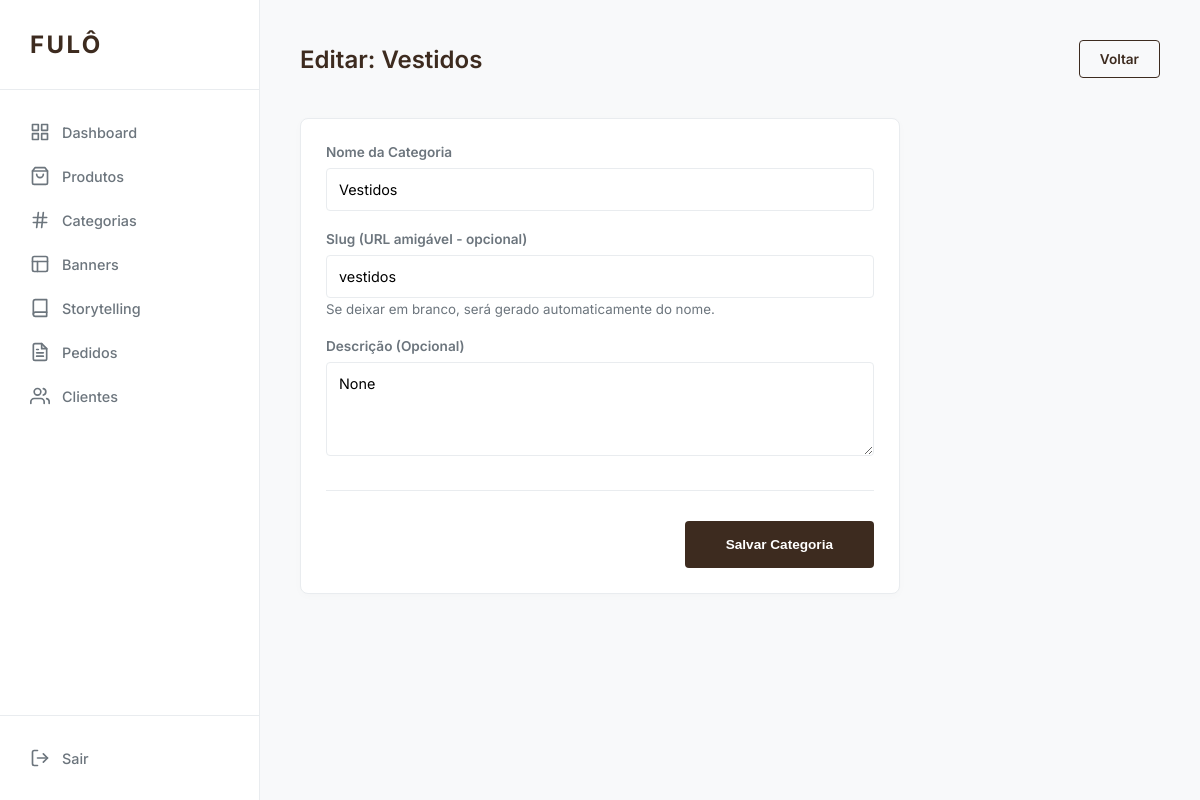
Page /admin/categories/edit/1 (signed in) on the committed database.
### app/models/product.py (models this page shows, shortened)
class Category(db.Model, TimestampMixin):
    __tablename__ = 'categories'
    id = db.Column(db.Integer, primary_key=True)
    name = db.Column(db.String(50), nullable=False, unique=True)
    slug = db.Column(db.String(60), unique=True)
    description = db.Column(db.Text)
    products = db.relationship('Product', backref='category_rel', lazy=True)

### app/routes/admin.py (the view, shortened to what this page needs)
@admin_bp.route('/categories/edit/<int:id>', methods=['GET', 'POST'])
@login_required
@admin_required
def category_edit(id):
    category = Category.query.get_or_404(id)
    return render_template('admin/categories/form.html', category=category)

### app/routes/admin.py (called while the page is built)
def admin_required(f):
    @wraps(f)
    def decorated_function(*args, **kwargs):
        if not current_user.is_authenticated or not current_user.is_admin:
            flash('Acesso restrito a administradores.', 'danger')
            return redirect(url_for('auth.login'))
        return f(*args, **kwargs)
    return decorated_function

### app/services/cart_service.py (called while the page is built, shortened)
    @staticmethod
    def get_cart_data(user=None):
        items_data = []
        total = 0
        if user and user.is_authenticated:
            cart = Cart.query.filter_by(user_id=user.id).first()
            if cart:
                for item in cart.items:
                    product = item.product
                    subtotal = product.price * item.quantity
                    items_data.append({
                        'product_id': product.id,
                        'name': product.name,
                        'price': float(product.price),
                        'quantity': item.quantity,
                        'image_url': product.image_url,
                        'subtotal': float(subtotal)
                    })
                    total += subtotal
        return items_data, float(total)

### templates/admin/categories/form.html (shortened to what this page needs)
{% extends "admin/base_admin.html" %}
{% block content %}
<div class="header-actions">
    <h2>{% if category %}Editar: {{ category.name }}{% else %}Nova Categoria{% endif %}</h2>
    <a href="{{ url_for('admin.categories') }}" class="btn btn-outline">Voltar</a>
</div>
<form action="{% if category %}{{ url_for('admin.category_edit', id=category.id) }}{% else %}{{ url_for('admin.category_add') }}{% endif %}" method="POST" class="card" style="max-width: 600px;">
    <div class="form-group">
        <label>Nome da Categoria</label>
        <input type="text" name="name" value="{{ category.name if category else '' }}" required placeholder="Ex: Vestidos">
    </div>
    <div class="form-group">
        <label>Slug (URL amigável - opcional)</label>
        <input type="text" name="slug" value="{{ category.slug if category else '' }}" placeholder="Ex: vestidos-longos">
        <small style="color: var(--muted);">Se deixar em branco, será gerado automaticamente do nome.</small>
    </div>
    <div class="form-group">
        <label>Descrição (Opcional)</label>
        <textarea name="description" rows="4">{{ category.description if category else '' }}</textarea>
    </div>
    <div style="margin-top: 30px; border-top: 1px solid var(--border); padding-top: 30px; text-align: right;">
        <button type="submit" class="btn btn-primary" style="padding: 15px 40px;">Salvar Categoria</button>
    </div>
</form>
{% endblock %}

### templates/admin/base_admin.html (style rules this page uses)
:root { --primary: #3d2b1f; --bg: #f8f9fa; --sidebar: #ffffff; --text: #333333; --muted: #6c757d; --border: #e9ecef; --white: #ffffff; --success: #28a745; --danger: #dc3545; --info: #17a2b8; }
* { margin: 0; padding: 0; box-sizing: border-box; }
body { font-family: 'Inter', sans-serif; background: var(--bg); color: var(--text); display: flex; min-height: 100vh; }
.header-actions { display: flex; justify-content: space-between; align-items: center; margin-bottom: 40px; }
h2 { font-weight: 600; color: var(--primary); }
.card { background: var(--white); border-radius: 8px; padding: 25px; box-shadow: 0 2px 10px rgba(0,0,0,0.02); border: 1px solid var(--border); margin-bottom: 30px; }
.btn { display: inline-block; padding: 10px 20px; border-radius: 4px; text-decoration: none; font-size: 0.85rem; font-weight: 600; cursor: pointer; border: 1px solid transparent; transition: all 0.2s; }
.btn-primary { background: var(--primary); color: #fff; }
.btn-outline { border-color: var(--primary); color: var(--primary); }
.form-group { margin-bottom: 20px; }
label { display: block; font-size: 0.85rem; font-weight: 600; margin-bottom: 8px; color: var(--muted); }
input[type="text"], input[type="number"], input[type="email"], textarea, select { width: 100%; padding: 12px; border: 1px solid var(--border); border-radius: 4px; font-family: inherit; font-size: 0.9rem; outline: none; }

### rows in the picture
Category: name "Vestidos", slug "vestidos", description "None"
